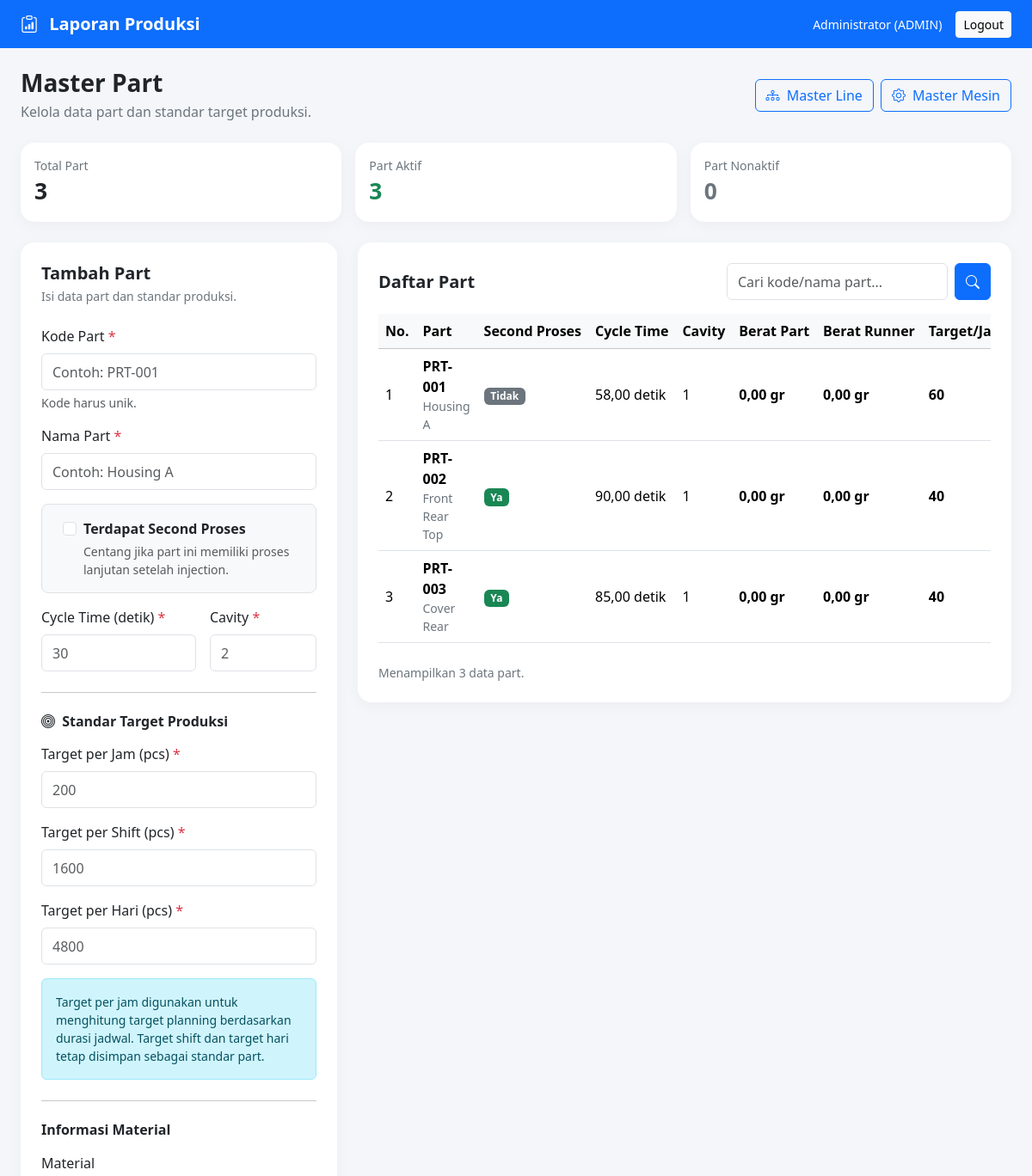
The page /master/part.php (signed in, upper part) on the database as committed earlier.
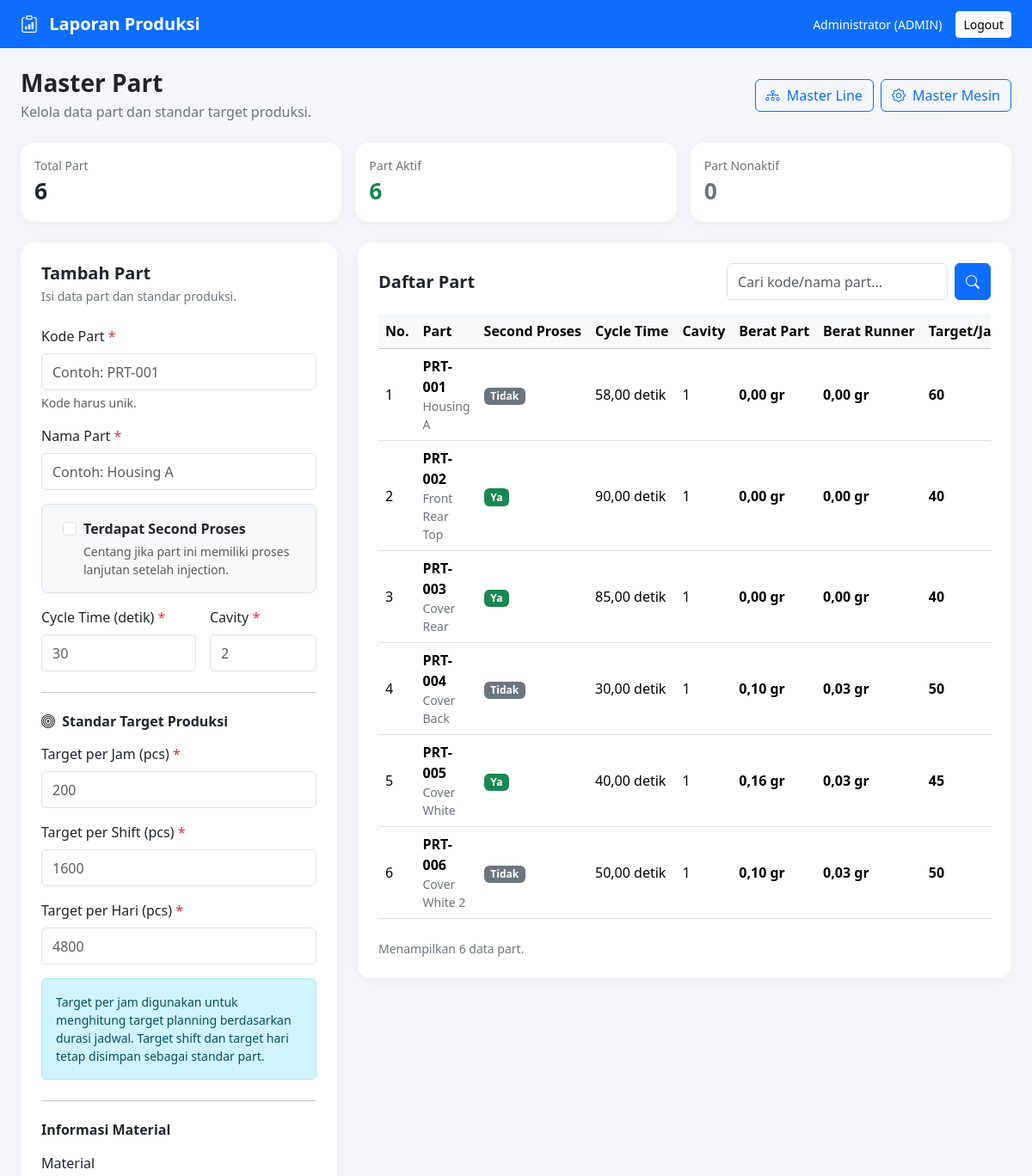
The same page on the database as committed later.
### tables this page shows
CREATE TABLE `master_part` (
  `id` int(10) UNSIGNED NOT NULL,
  `kode_part` varchar(50) NOT NULL,
  `nama_part` varchar(150) NOT NULL,
  `cycle_time` decimal(10,2) NOT NULL,
  `cavity` int(10) UNSIGNED NOT NULL,
  `target_per_jam` int(10) UNSIGNED NOT NULL,
  `target_per_shift` int(10) UNSIGNED NOT NULL,
  `target_per_hari` int(10) UNSIGNED NOT NULL,
  `material` varchar(100) DEFAULT NULL,
  `warna` varchar(100) DEFAULT NULL,
  `terdapat_second_proses` tinyint(1) NOT NULL DEFAULT 0,
  `keterangan` text DEFAULT NULL,
  `status` enum('AKTIF','NONAKTIF') NOT NULL DEFAULT 'AKTIF',
  `created_at` timestamp NOT NULL DEFAULT current_timestamp(),
  `updated_at` timestamp NOT NULL DEFAULT current_timestamp() ON UPDATE current_timestamp(),
  `berat_part` decimal(10,2) NOT NULL DEFAULT 0.00,
  `berat_runner` decimal(10,2) NOT NULL DEFAULT 0.00
);

### master/part.php (the view, shortened to what the changed rows need)
<?php
require_once __DIR__ . '/../config/koneksi.php';
function e($value): string
{
    return htmlspecialchars(
        (string) $value,
        ENT_QUOTES,
        'UTF-8'
    );
}
$keyword = trim($_GET['q'] ?? '');
$sql = "
    SELECT
        id,
        kode_part,
        nama_part,
        terdapat_second_proses,
        cycle_time,
        cavity,
        target_per_jam,
        target_per_shift,
        target_per_hari,
        material,
        warna,
        berat_part,
        berat_runner,
        status
    FROM master_part
";
$sql .= " ORDER BY kode_part ASC";
$stmt = $conn->prepare($sql);
$stmt->execute();
$result = $stmt->get_result();
$parts = [];
$totalPart = 0;
$totalAktif = 0;
$totalNonaktif = 0;
while ($row = $result->fetch_assoc()) {
    $parts[] = $row;
    $totalPart++;
    if ($row['status'] === 'AKTIF') {
        $totalAktif++;
    } else {
        $totalNonaktif++;
    }
}
?>
<!DOCTYPE html>
<html lang="id">
<head>
    <link href="https://cdn.jsdelivr.net/npm/bootstrap@5.3.3/dist/css/bootstrap.min.css"
          rel="stylesheet">
    <link href="https://cdn.jsdelivr.net/npm/bootstrap-icons@1.11.3/font/bootstrap-icons.css"
          rel="stylesheet">
</head>
<body>
<div class="container-fluid px-3 px-lg-4 py-4">
    <div class="row g-3 mb-4">
        <div class="col-12 col-md-4">
            <div class="card page-card">
                <div class="card-body">
                    <div class="text-secondary small">Total Part</div>
                    <div class="stat-number"><?= $totalPart ?></div>
                </div>
            </div>
        </div>
        <div class="col-6 col-md-4">
            <div class="card page-card">
                <div class="card-body">
                    <div class="text-secondary small">Part Aktif</div>
                    <div class="stat-number text-success">
                        <?= $totalAktif ?>
                    </div>
                </div>
            </div>
        </div>
    </div>
    <div class="row g-4">
        <div class="col-12 col-xl-8">
            <div class="card page-card">
                <div class="card-body p-3 p-lg-4">
                    <div class="d-flex flex-wrap justify-content-between
                                align-items-center gap-2 mb-3">
                        <h5 class="fw-bold mb-0">Daftar Part</h5>
                        <form method="GET" class="d-flex gap-2">
                        </form>
                    </div>
                    <div class="table-responsive">
                        <table class="table table-hover align-middle">
                            <thead class="table-light">
                                <tr>
                                    <th>No.</th>
                                    <th>Part</th>
                                    <th>Second Proses</th>
                                    <th>Cycle Time</th>
                                    <th>Cavity</th>
                                    <th>Berat Part</th>
                                    <th>Berat Runner</th>
                                    <th>Target/Jam</th>
                                </tr>
                            </thead>
                            <tbody>
                            <?php if (!$parts): ?>
                                <tr>
                                    <td colspan="12"
                                        class="text-center text-secondary py-4">
                                        <?= $keyword !== ''
                                            ? 'Part tidak ditemukan.'
                                            : 'Belum ada data part.' ?>
                                    </td>
                                </tr>
                            <?php else: ?>
                                <?php foreach ($parts as $i => $part): ?>
                                    <tr>
                                        <td><?= $i + 1 ?></td>
                                        <td>
                                            <div class="fw-semibold">
                                                <?= e($part['kode_part']) ?>
                                            </div>
                                            <div class="small text-secondary">
                                                <?= e($part['nama_part']) ?>
                                            </div>
                                        </td>
                                        <td>
                                            <?php if ((int) $part['terdapat_second_proses'] === 1): ?>
                                                <span class="badge text-bg-success">Ya</span>
                                            <?php else: ?>
                                                <span class="badge text-bg-secondary">Tidak</span>
                                            <?php endif; ?>
                                        </td>
                                        <td>
                                            <?= e(number_format(
                                                (float) $part['cycle_time'],
                                                2,
                                                ',',
                                                '.'
                                            )) ?> detik
                                        </td>
                                        <td><?= (int) $part['cavity'] ?></td>
                                        <td class="target-value">
                                            <?= number_format(
                                                (float) ($part['berat_part'] ?? 0),
                                                2,
                                                ',',
                                                '.'
                                            ) ?> gr
                                        </td>
                                        <td class="target-value">
                                            <?= number_format(
                                                (float) ($part['berat_runner'] ?? 0),
                                                2,
                                                ',',
                                                '.'
                                            ) ?> gr
                                        </td>
                                        <td class="target-value">
                                            <?= number_format(
                                                (int) $part['target_per_jam'],
                                                0,
                                                ',',
                                                '.'
                                            ) ?>
                                        </td>
                                    </tr>
                                <?php endforeach; ?>
                            <?php endif; ?>
                            </tbody>
                        </table>
                    </div>
                    <div class="small text-secondary mt-2">
                        Menampilkan <?= count($parts) ?> data
                        <?= $keyword !== '' ? 'hasil pencarian' : 'part' ?>.
                    </div>
                </div>
            </div>
        </div>
    </div>
</div>
</body>
</html>

Rows that differ between the two databases and show on the page:
added master_part: kode_part "PRT-004", nama_part "Cover Back", terdapat_second_proses "Tidak", cycle_time "30,00", cavity "1", berat_part "0,10", berat_runner "0,03", target_per_jam "50"
added master_part: kode_part "PRT-005", nama_part "Cover White", terdapat_second_proses "Ya", cycle_time "40,00", cavity "1", berat_part "0,16", berat_runner "0,03", target_per_jam "45"
added master_part: kode_part "PRT-006", nama_part "Cover White 2", terdapat_second_proses "Tidak", cycle_time "50,00", cavity "1", berat_part "0,10", berat_runner "0,03", target_per_jam "50"
Other text that changed with them:
$totalPart: "3" → "6"
$totalAktif: "3" → "6"
count($parts): "3" → "6"
